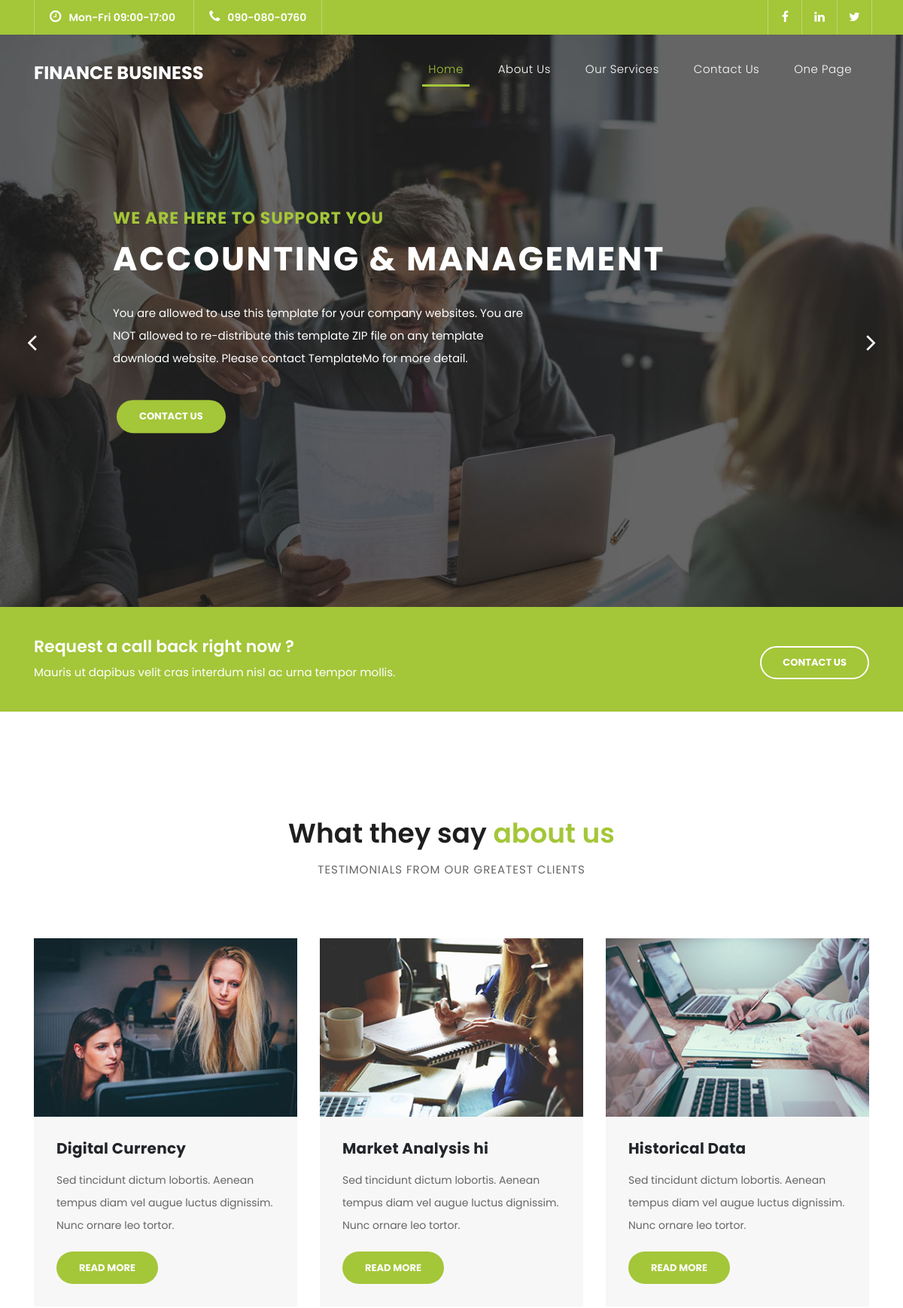
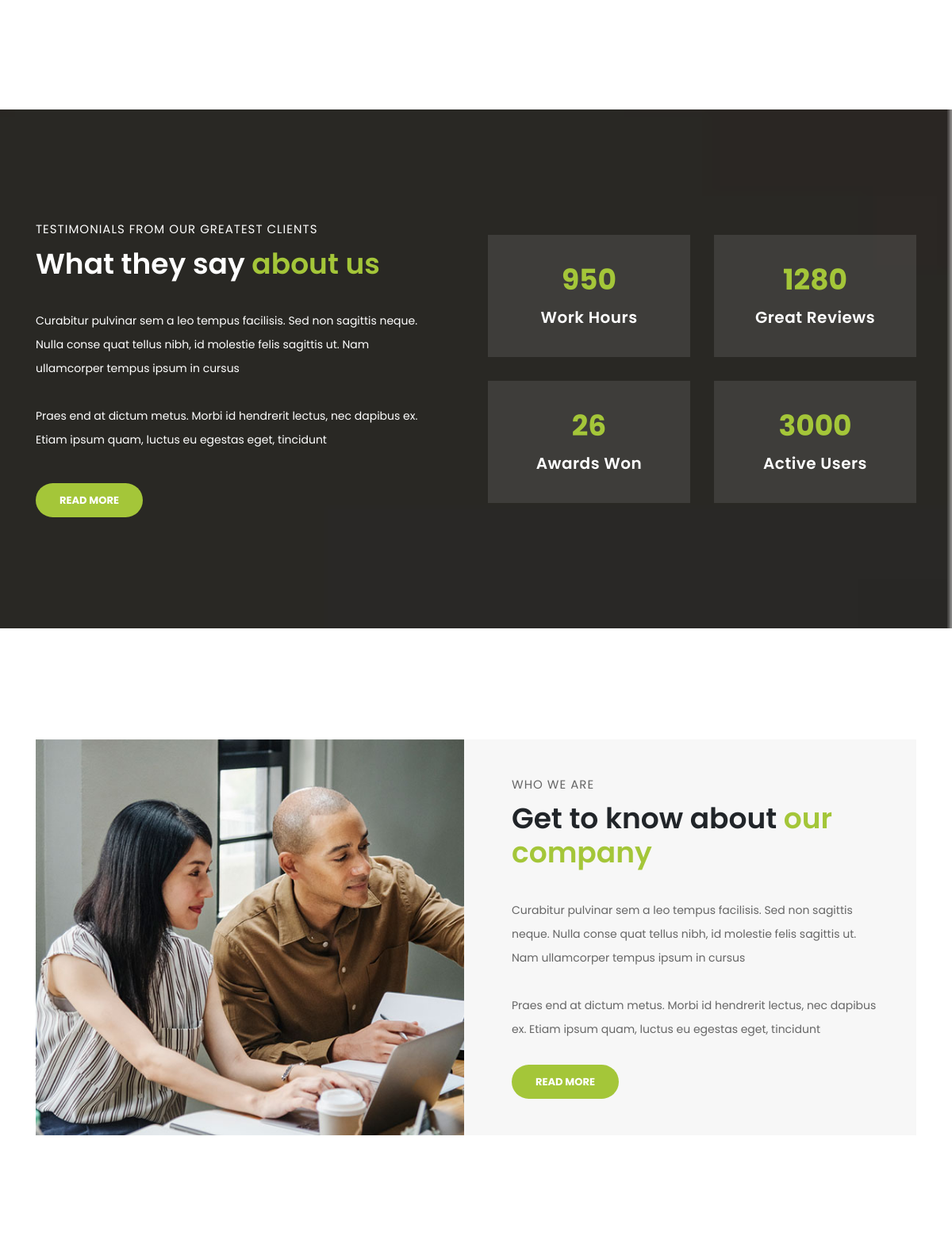
The page / (upper part) on the database its author committed (2 pictures, top to bottom).
### tables this page shows
CREATE TABLE `social_medias` (
  `id` int(11) NOT NULL,
  `media_url` varchar(255) NOT NULL,
  `media_icon` varchar(100) NOT NULL,
  `active_status` int(11) NOT NULL DEFAULT 0
);

CREATE TABLE `banners` (
  `id` int(20) NOT NULL,
  `banner_sub_title` varchar(255) NOT NULL,
  `banner_title` varchar(255) NOT NULL,
  `banner_detail` text NOT NULL,
  `image_location` varchar(255) NOT NULL,
  `read_status` int(1) NOT NULL DEFAULT 2
);

CREATE TABLE `service_heads` (
  `id` int(11) NOT NULL,
  `black_head` varchar(100) NOT NULL,
  `green_head` varchar(100) NOT NULL,
  `service_sub_head` varchar(255) NOT NULL,
  `active_status` int(1) NOT NULL DEFAULT 0
);

CREATE TABLE `service_items` (
  `id` int(11) NOT NULL,
  `service_item_head` varchar(100) NOT NULL,
  `service_item_detail` text NOT NULL,
  `image_location` varchar(100) NOT NULL,
  `active_status` int(1) NOT NULL DEFAULT 0
);

CREATE TABLE `fun_facts` (
  `id` int(11) NOT NULL,
  `sub_head` varchar(100) NOT NULL,
  `white_head` varchar(100) NOT NULL,
  `green_head` varchar(100) NOT NULL,
  `paragraph_one` text NOT NULL,
  `paragraph_two` text NOT NULL,
  `active_status` int(1) NOT NULL DEFAULT 0,
  `image_location` varchar(100) NOT NULL
);

CREATE TABLE `fun_fact_counters` (
  `id` int(11) NOT NULL,
  `count_value` float NOT NULL,
  `count_head` varchar(100) NOT NULL,
  `active_status` int(1) NOT NULL DEFAULT 0
);

### db.php (called while the page is built, shortened)
<?php
function db_connect(){
    $db_host = "localhost";
    $db_user = "root";
    $db_pass = "";
    $db_name = "finance_business";
    return mysqli_connect($db_host, $db_user, $db_pass, $db_name);
}
?>

### index.php (the view, shortened to what this page needs)
<!DOCTYPE html>
<html lang="en">
  <head>
    <link href="frontend/vendor/bootstrap/css/bootstrap.min.css" rel="stylesheet">
    <link rel="stylesheet" href="frontend/assets/css/fontawesome.css">
    <link rel="stylesheet" href="frontend/assets/css/templatemo-finance-business.css">
    <link rel="stylesheet" href="frontend/assets/css/owl.css">
  </head>
  <body>
  <?php
    require_once 'db.php';
  ?>
    <div class="sub-header">
      <div class="container">
        <div class="row">
          <div class="col-md-8 col-xs-12">
            <ul class="left-info">
              <li><a href="#"><i class="fa fa-clock-o"></i>Mon-Fri 09:00-17:00</a></li>
              <li><a href="#"><i class="fa fa-phone"></i>090-080-0760</a></li>
            </ul>
          </div>
          <div class="col-md-4">
            <ul class="right-icons">
              <?php
                $get_all_media = "SELECT * FROM social_medias WHERE active_status = 1";
                $db_media = mysqli_query(db_connect(), $get_all_media);
                foreach ($db_media as $key => $icon) :
              ?>
                <li><a target="_blank"  href="<?=$icon['media_url']?>"><i class="fa <?=$icon['media_icon']?>"></i></a></li>
              <?php endforeach ?>
            </ul>
          </div>
        </div>
      </div>
    </div>
    <header class="">
      <nav class="navbar navbar-expand-lg">
        <div class="container">
          <a class="navbar-brand" href="index.html"><h2>Finance Business</h2></a>
          <div class="collapse navbar-collapse" id="navbarResponsive">
            <ul class="navbar-nav ml-auto">
              <li class="nav-item active">
                <a class="nav-link" href="#top">Home
                </a>
              </li>
              <li class="nav-item">
                <a class="nav-link" href="about.html">About Us</a>
              </li>
              <li class="nav-item">
                <a class="nav-link" href="services.html">Our Services</a>
              </li>
              <li class="nav-item">
                <a class="nav-link" href="contact.html">Contact Us</a>
              </li>
              <li class="nav-item">
                <a class="nav-link" href="one-page.html">One Page</a>
              </li>
            </ul>
          </div>
        </div>
      </nav>
    </header>
    <div class="main-banner header-text" id="top">
        <div class="Modern-Slider">
          <?php
            $get_query = "SELECT * FROM banners WHERE read_status='1'";
            $banner_from_db = mysqli_query(db_connect(), $get_query);
            foreach($banner_from_db as $banners):
          ?>
          <div class="item item-1">
            <div class="img-fill" style="background-image: url(<?= $banners['image_location']?>);">
                <div class="text-content">
                  <h6><?= $banners['banner_sub_title']?></h6>
                  <h4><?= $banners['banner_title']?></h4>
                  <p><?= $banners['banner_detail']?></p>
                  <a href="contact.html" class="filled-button">contact us</a>
                </div>
            </div>
          </div>
          <?php
            endforeach
          ?>
        </div>
    </div>
    <div class="request-form">
      <div class="container">
        <div class="row">
          <div class="col-md-8">
            <h4>Request a call back right now ?</h4>
            <span>Mauris ut dapibus velit cras interdum nisl ac urna tempor mollis.</span>
          </div>
          <div class="col-md-4">
            <a href="contact.html" class="border-button">Contact Us</a>
          </div>
        </div>
      </div>
    </div>
    <div class="services">
      <div class="container">
        <div class="row">
          <div class="col-md-12">
            <?php
                $get_service_head_query = "SELECT * FROM service_heads WHERE active_status = '1'";
                $service_head_from_db = mysqli_query(db_connect(), $get_service_head_query);
            ?>
            <?php foreach ($service_head_from_db as $service_head) : ?>
              <div class="section-heading">
                <h2><?= $service_head['black_head'] ?> <em><?= $service_head['green_head'] ?></em></h2>
                <span><?= $service_head['service_sub_head'] ?></span>
              </div>
            <?php endforeach ?>
          </div>
          <?php
            $get_service_item_query = "SELECT * FROM service_items WHERE active_status = '1' ORDER BY id ASC LIMIT 3";
            $service_item_from_db = mysqli_query(db_connect(), $get_service_item_query);
            foreach ($service_item_from_db as $service_items) :
          ?>
          <div class="col-md-4">
            <div class="service-item">
              <img src="<?= $service_items['image_location'] ?>" alt="Service Item Image">
              <div class="down-content">
                <h4><?= $service_items['service_item_head'] ?></h4>
                <p><?= $service_items['service_item_detail'] ?></p>
                <a href="" class="filled-button">Read More</a>
              </div>
            </div>
          </div>
          <?php
            endforeach
          ?>
        </div>
      </div>
    </div>
    <?php
        $get_fun_facts_heading_query = "SELECT * FROM fun_facts WHERE active_status = 1";
        $from_fun_facts_heading = mysqli_query(db_connect(), $get_fun_facts_heading_query);
        foreach($from_fun_facts_heading as $fun_fact_head) :
    ?>
    <div class="fun-facts" style="background-image: url(<?= $fun_fact_head['image_location']?>);">
      <div class="container">
        <div class="row">
          <div class="col-md-6">
            <div class="left-content">
              <span><?= $fun_fact_head['sub_head'] ?></span>
              <h2><?= $fun_fact_head['white_head'] ?> <em><?= $fun_fact_head['green_head'] ?></em></h2>
              <p><?= $fun_fact_head['paragraph_one'] ?>
              <br><br><?= $fun_fact_head['paragraph_two'] ?></p>
              <a href="" class="filled-button">Read More</a>
              <?php endforeach ?>
            </div>
          </div>
          <div class="col-md-6 align-self-center">
            <div class="row">
              <?php
                $get_fun_fact_counter_query = "SELECT * FROM fun_fact_counters WHERE active_status = 1 LIMIT 4";
                $fun_fact_counter_from_db = mysqli_query(db_connect(), $get_fun_fact_counter_query);
                foreach ($fun_fact_counter_from_db as $counter) :
              ?>
              <div class="col-md-6">
                <div class="count-area-content">
                  <div class="count-digit"><?= $counter['count_value'] ?></div>
                  <div class="count-title"><?= $counter['count_head'] ?></div>
                </div>
              </div>
              <?php endforeach ?>
            </div>
          </div>
        </div>
      </div>
    </div>
    <div class="more-info">
      <div class="container">
        <div class="row">
          <div class="col-md-12">
            <div class="more-info-content">
              <div class="row">
                <div class="col-md-6">
                  <div class="left-image">
                    <img src="frontend/assets/images/more-info.jpg" alt="">
                  </div>
                </div>
                <div class="col-md-6 align-self-center">
                  <div class="right-content">
                    <span>Who we are</span>
                    <h2>Get to know about <em>our company</em></h2>
                    <p>Curabitur pulvinar sem a leo tempus facilisis. Sed non sagittis neque. Nulla conse quat tellus nibh, id molestie felis sagittis ut. Nam ullamcorper tempus ipsum in cursus<br><br>Praes end at dictum metus. Morbi id hendrerit lectus, nec dapibus ex. Etiam ipsum quam, luctus eu egestas eget, tincidunt</p>
                    <a href="#" class="filled-button">Read More</a>
                  </div>
                </div>
              </div>
            </div>
          </div>
        </div>
      </div>
    </div>
  </body>
</html>

### rows shown on the page
banners: image_location (picture), banner_sub_title "WE ARE HERE TO SUPPORT YOU", banner_title "ACCOUNTING & MANAGEMENT", banner_detail "You are allowed to use this template for your company websites. You are NOT allowed to re-distribute this template ZIP file on any template download website. Please contact TemplateMo for more detail."
service_heads: black_head "What they say", green_head "about us", service_sub_head "TESTIMONIALS FROM OUR GREATEST CLIENTS"
service_items: image_location (picture), service_item_head "Digital Currency", service_item_detail "Sed tincidunt dictum lobortis. Aenean tempus diam vel augue luctus dignissim. Nunc ornare leo tortor."
service_items: image_location (picture), service_item_head "Market Analysis hi", service_item_detail "Sed tincidunt dictum lobortis. Aenean tempus diam vel augue luctus dignissim. Nunc ornare leo tortor."
service_items: image_location (picture), service_item_head "Historical Data", service_item_detail "Sed tincidunt dictum lobortis. Aenean tempus diam vel augue luctus dignissim. Nunc ornare leo tortor."
fun_facts: image_location (picture), sub_head "TESTIMONIALS FROM OUR GREATEST CLIENTS", white_head "What they say", green_head "about us", paragraph_one "Curabitur pulvinar sem a leo tempus facilisis. Sed non sagittis neque. Nulla conse quat tellus nibh, id molestie felis sagittis ut. Nam ullamcorper tempus ipsum in cursus", paragraph_two "Praes end at dictum metus. Morbi id hendrerit lectus, nec dapibus ex. Etiam ipsum quam, luctus eu egestas eget, tincidunt"
fun_fact_counters: count_value "950", count_head "Work Hours"
fun_fact_counters: count_value "1280", count_head "Great Reviews"
fun_fact_counters: count_value "26", count_head "Awards Won"
fun_fact_counters: count_value "3000", count_head "Active Users"
